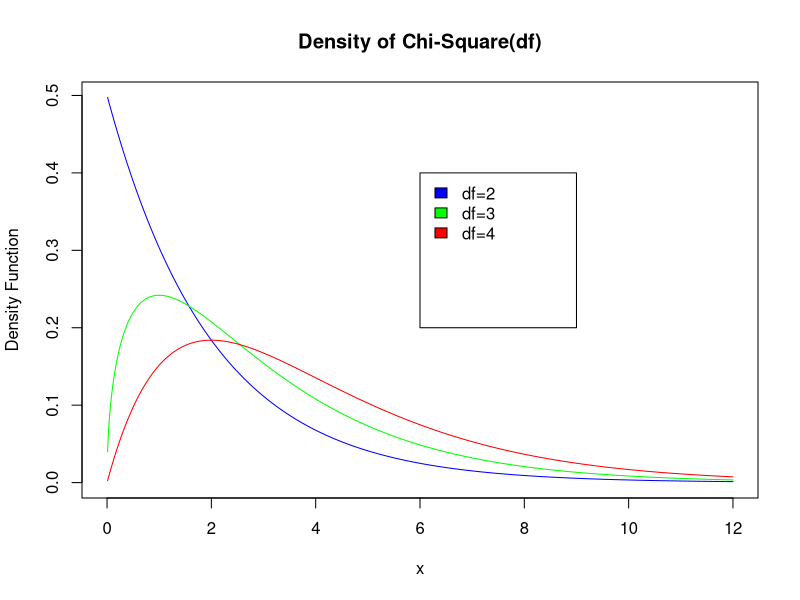
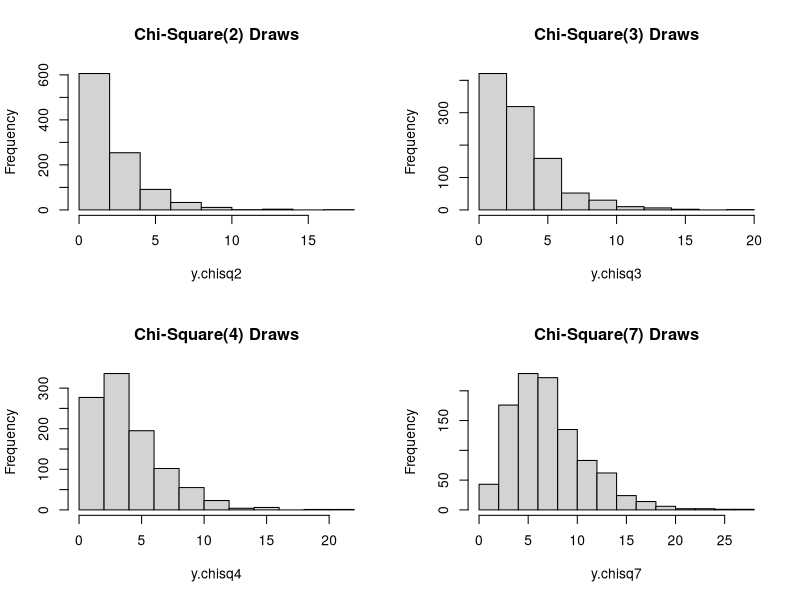

Write R code to recreate these figures, in order.

x<-seq(0.01,12,0.01)
y.df2<-dchisq(x,df=2)
y.df3<-dchisq(x,df=3)
y.df4<-dchisq(x,df=4)
plot(c(0,12),c(0,max(y.df2,y.df3,y.df4)),type='n', ylab='Density Function',xlab='x')
title('Density of Chi-Square(df)')
lines(x,y.df2,col='blue')
lines(x,y.df3,col='green')
lines(x,y.df4,col='red')
legend(x=c(6,9),y=c(0.4,.2),legend=c('df=2','df=3','df=4'),fill=c('blue','green','red'))

y.prob <- 1- pchisq(q = 4, df = 3)
y.prob

x.y.prob<- 1 - pchisq(q=4, df=7)
x.y.prob

q5<-qchisq(p=0.5,df=4)
q5

y.chisq2<-rchisq(n=1000,df=2)
y.chisq2
y.chisq3<-rchisq(n=1000,df=3)
y.chisq4<-rchisq(n=1000,df=4)
y.chisq7<-rchisq(n=1000,df=7)
par(mfrow=c(2,2))
hist(y.chisq2,main='Chi-Square(2) Draws')
hist(y.chisq3,main='Chi-Square(3) Draws')
hist(y.chisq4,main='Chi-Square(4) Draws')
hist(y.chisq7,main='Chi-Square(7) Draws')

